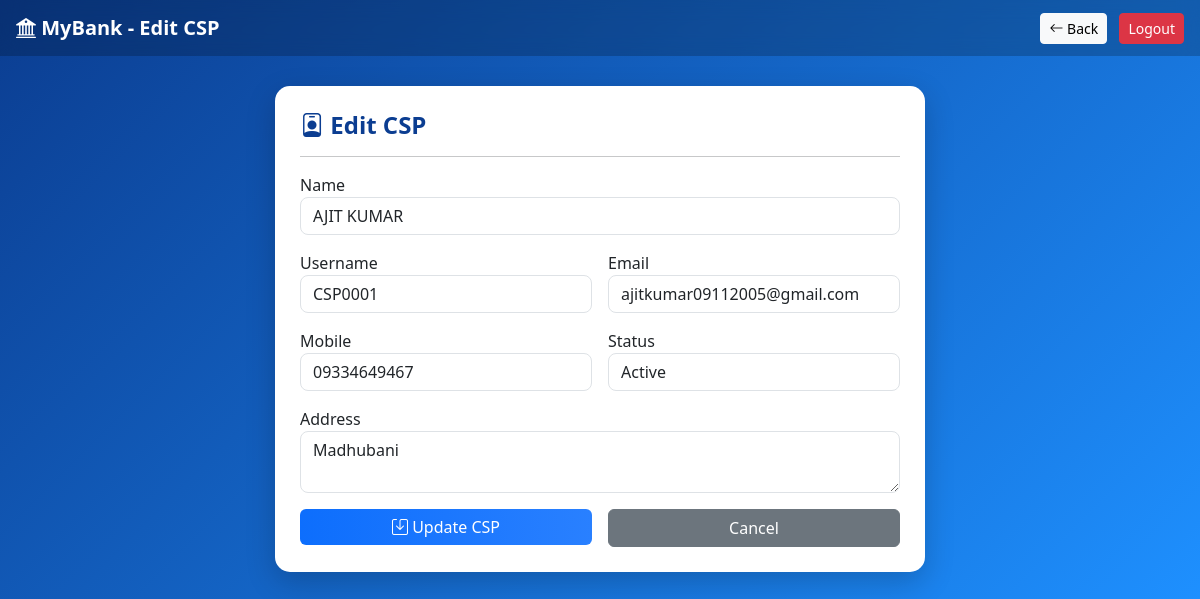
Page /admin/edit_csp.php?id=7 (signed in) on the committed database.
### tables this page shows
CREATE TABLE `csp_users` (
  `id` int(11) NOT NULL,
  `branch_id` int(11) NOT NULL,
  `balance` decimal(15,2) DEFAULT 0.00,
  `name` varchar(100) NOT NULL,
  `username` varchar(50) DEFAULT NULL,
  `email` varchar(100) DEFAULT NULL,
  `mobile` varchar(15) DEFAULT NULL,
  `address` text DEFAULT NULL,
  `password` varchar(255) DEFAULT NULL,
  `status` enum('Active','Inactive') DEFAULT 'Active',
  `created_at` timestamp NOT NULL DEFAULT current_timestamp()
);

### admin/edit_csp.php (the view, shortened to what this page needs)
<?php
$pdo = getPDO();
$id = $_GET['id'] ?? null;
$stmt = $pdo->prepare("SELECT * FROM csp_users WHERE id=?");
$stmt->execute([$id]);
$csp = $stmt->fetch();
?>
<!DOCTYPE html>
<html lang="en">
<head>
<link href="https://cdn.jsdelivr.net/npm/bootstrap@5.3.2/dist/css/bootstrap.min.css" rel="stylesheet">
<link href="https://cdn.jsdelivr.net/npm/bootstrap-icons@1.11.1/font/bootstrap-icons.css" rel="stylesheet">
</head>
<body>
<nav class="navbar navbar-dark navbar-custom px-3">
    <span class="navbar-brand fw-bold text-white">
        <i class="bi bi-bank2"></i> MyBank - Edit CSP
    </span>
    <div>
        <a href="admin_dashboard.php#csp" class="btn btn-light btn-sm">
            <i class="bi bi-arrow-left"></i> Back
        </a>
        <a href="logout.php" class="btn btn-danger btn-sm ms-2">
            Logout
        </a>
    </div>
</nav>
<div class="card-box">
    <h4><i class="bi bi-person-badge"></i> Edit CSP</h4>
    <hr>
    <form method="post" class="row g-3">
        <div class="col-md-12">
            <label>Name</label>
            <input name="name"
                   value="<?= htmlspecialchars($csp['name']) ?>"
                   class="form-control" required>
        </div>
        <div class="col-md-6">
            <label>Username</label>
            <input name="username"
                   value="<?= htmlspecialchars($csp['username']) ?>"
                   class="form-control">
        </div>
        <div class="col-md-6">
            <label>Email</label>
            <input name="email"
                   value="<?= htmlspecialchars($csp['email']) ?>"
                   class="form-control">
        </div>
        <div class="col-md-6">
            <label>Mobile</label>
            <input name="mobile"
                   value="<?= htmlspecialchars($csp['mobile']) ?>"
                   class="form-control">
        </div>
        <div class="col-md-6">
            <label>Status</label>
            <select name="status" class="form-control">
                <option value="Active" <?= $csp['status']=='Active'?'selected':'' ?>>Active</option>
            </select>
        </div>
        <div class="col-md-12">
            <label>Address</label>
            <textarea name="address" class="form-control"><?= htmlspecialchars($csp['address']) ?></textarea>
        </div>
        <div class="col-md-6">
            <button name="update_csp" class="btn btn-primary w-100">
                <i class="bi bi-save"></i> Update CSP
            </button>
        </div>
        <div class="col-md-6">
            <a href="admin_dashboard.php#csp" class="btn btn-secondary w-100">
                Cancel
            </a>
        </div>
    </form>
</div>
</body>
</html>

### admin/edit_csp.php (style rules this page uses)
body { margin:0; background: linear-gradient(135deg,#0b3d91,#1e90ff); font-family:'Segoe UI'; }
.navbar-custom { background: rgba(0,0,0,0.2); backdrop-filter: blur(10px); }
.card-box { max-width:650px; margin:30px auto; background:white; padding:25px; border-radius:15px; box-shadow:0 10px 30px rgba(0,0,0,0.2); }
.card-box h4 { font-weight:bold; color:#0b3d91; }
.form-control { border-radius:8px; }
.btn-primary { background:linear-gradient(90deg,#0d6efd,#2980ff); border:none; }

### rows in the picture
csp_users: name "AJIT KUMAR", username "CSP0001", email "ajitkumar09112005@gmail.com", mobile "09334649467", status "Active", address "Madhubani"
